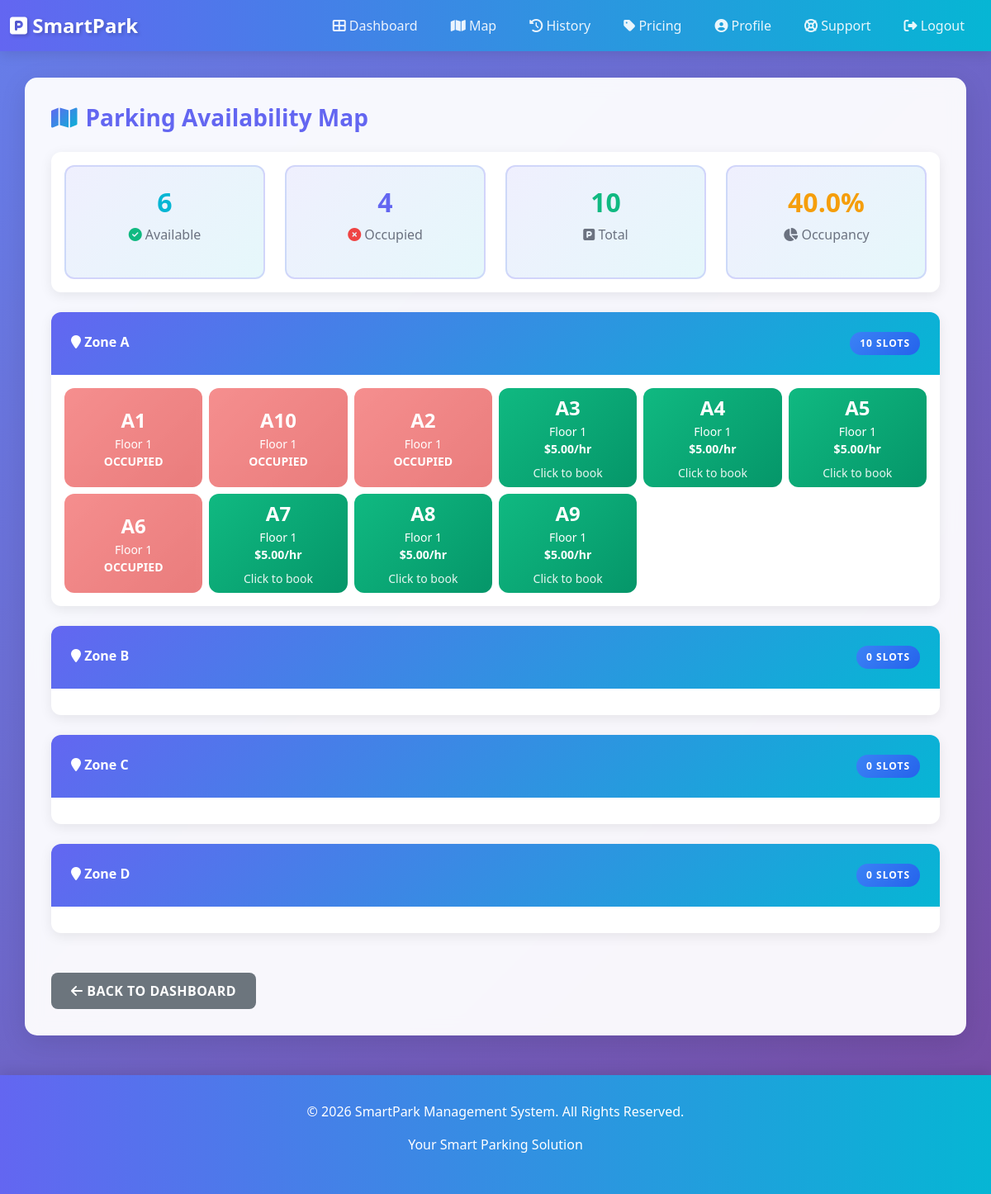
Before: /map/ (signed in) with the older database file.
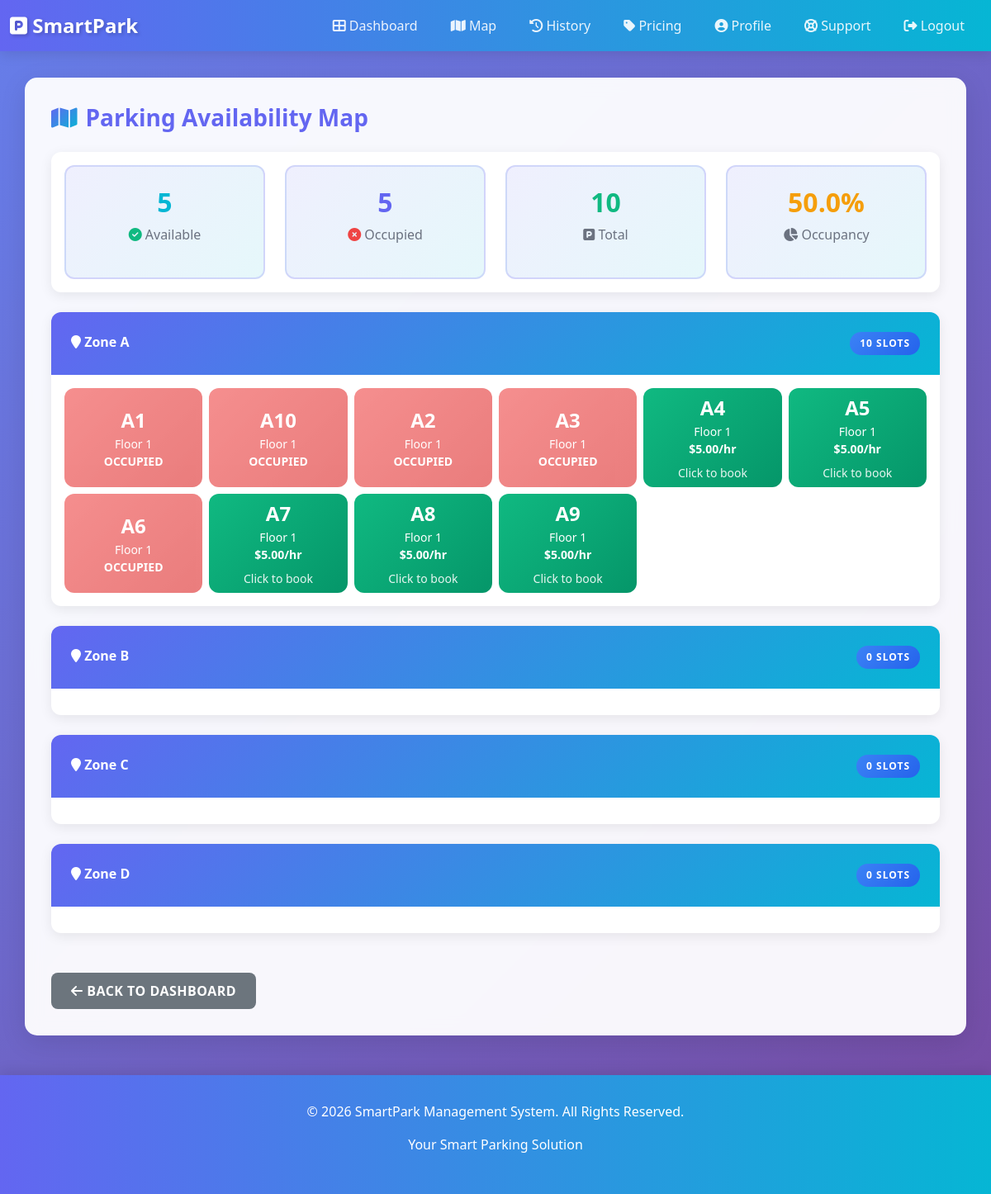
After: the same page with the newer database file.
### parking_app/models.py (models this page shows, shortened)
class ParkingSlot(models.Model):
    ZONE_CHOICES = [
        ('A', 'Zone A'),
        ('B', 'Zone B'),
        ('C', 'Zone C'),
        ('D', 'Zone D'),
    ]
    slot_number = models.CharField(max_length=10, unique=True)
    zone = models.CharField(max_length=1, choices=ZONE_CHOICES, default='A')
    is_available = models.BooleanField(default=True)
    floor = models.IntegerField(default=1)
    price_per_hour = models.DecimalField(max_digits=5, decimal_places=2, default=5.00)
    created_at = models.DateTimeField(auto_now_add=True)
    class Meta:
        ordering = ['zone', 'floor', 'slot_number']

### parking_app/views.py (the view)
# urls.py: path('map/', views.parking_map, name='parking_map'),
@login_required
def parking_map(request):
    zones = ParkingSlot.ZONE_CHOICES
    slots_by_zone = {}
    for zone_code, zone_name in zones:
        slots_by_zone[zone_code] = ParkingSlot.objects.filter(zone=zone_code).order_by('floor', 'slot_number')
    total_available = ParkingSlot.objects.filter(is_available=True).count()
    total_occupied = ParkingSlot.objects.filter(is_available=False).count()
    total_slots = total_available + total_occupied
    occupancy = (total_occupied / total_slots * 100) if total_slots > 0 else 0
    stats = {
        'total_available': total_available,
        'total_occupied': total_occupied,
        'occupancy_percentage': round(occupancy, 1),
    }
    return render(request, 'parking_map.html', {
        'zones_data': slots_by_zone,
        'stats': stats,
    })

### templates/parking_map.html (shortened to what this page needs)
{% extends 'base.html' %}
{% block content %}
<h1 class="section-title mb-4">
    <i class="fas fa-map"></i> Parking Availability Map
</h1>
<div class="row mb-4">
    <div class="col-12">
        <div class="card">
            <div class="card-body">
                <div class="row text-center">
                    <div class="col-md-3">
                        <div class="stat-card">
                            <h3 style="color: #06b6d4;">{{ stats.total_available }}</h3>
                            <p><i class="fas fa-check-circle" style="color: #10b981;"></i> Available</p>
                        </div>
                    </div>
                    <div class="col-md-3">
                        <div class="stat-card">
                            <h3 style="color: #6366f1;">{{ stats.total_occupied }}</h3>
                            <p><i class="fas fa-times-circle" style="color: #ef4444;"></i> Occupied</p>
                        </div>
                    </div>
                    <div class="col-md-3">
                        <div class="stat-card">
                            <h3 style="color: #10b981;">{{ stats.total_available|add:stats.total_occupied }}</h3>
                            <p><i class="fas fa-parking"></i> Total</p>
                        </div>
                    </div>
                    <div class="col-md-3">
                        <div class="stat-card">
                            <h3 style="color: #f59e0b;">{{ stats.occupancy_percentage }}%</h3>
                            <p><i class="fas fa-chart-pie"></i> Occupancy</p>
                        </div>
                    </div>
                </div>
            </div>
        </div>
    </div>
</div>
{% for zone_code, slots in zones_data.items %}
<div class="card mb-4">
    <div class="card-header">
        <i class="fas fa-map-marker"></i> Zone {{ zone_code }}
        <span class="badge badge-info float-end">{{ slots|length }} Slots</span>
    </div>
    <div class="card-body">
        <div class="row g-2">
            {% for slot in slots %}
            <div class="col-lg-2 col-md-3 col-sm-4 col-6">
                {% if slot.is_available %}
                    <a href="{% url 'book_slot' slot.id %}" class="text-decoration-none">
                        <div class="slot-card slot-available" style="height: 120px; display: flex; flex-direction: column; justify-content: center;">
                            <div class="slot-number">{{ slot.slot_number }}</div>
                            <small>Floor {{ slot.floor }}</small>
                            <small style="font-weight: 600;">${{ slot.price_per_hour }}/hr</small>
                            <small style="margin-top: 0.5rem; opacity: 0.9;">Click to book</small>
                        </div>
                    </a>
                {% else %}
                    <div class="slot-card slot-occupied" style="height: 120px; display: flex; flex-direction: column; justify-content: center;">
                        <div class="slot-number">{{ slot.slot_number }}</div>
                        <small>Floor {{ slot.floor }}</small>
                        <small style="font-weight: 600;">OCCUPIED</small>
                    </div>
                {% endif %}
            </div>
            {% endfor %}
        </div>
    </div>
</div>
{% endfor %}
<div class="row mt-5">
    <div class="col-12">
        <a href="{% url 'dashboard' %}" class="btn btn-secondary">
            <i class="fas fa-arrow-left"></i> Back to Dashboard
        </a>
    </div>
</div>
{% endblock %}

### templates/base.html (shortened to what this page needs)
<!DOCTYPE html>
<html lang="en">
<head>
    <link href="https://cdn.jsdelivr.net/npm/bootstrap@5.3.0/dist/css/bootstrap.min.css" rel="stylesheet">
    <link rel="stylesheet" href="https://cdnjs.cloudflare.com/ajax/libs/font-awesome/6.4.0/css/all.min.css">
</head>
<body>
    <nav class="navbar navbar-expand-lg navbar-dark sticky-top">
        <div class="container-fluid">
            <a class="navbar-brand" href="{% url 'home' %}">
                <i class="fas fa-parking"></i> SmartPark
            </a>
            <div class="collapse navbar-collapse" id="navbarNav">
                <ul class="navbar-nav ms-auto">
                    {% if user.is_authenticated %}
                        <li class="nav-item">
                            <a class="nav-link" href="{% url 'dashboard' %}">
                                <i class="fas fa-th-large"></i> Dashboard
                            </a>
                        </li>
                        <li class="nav-item">
                            <a class="nav-link" href="{% url 'parking_map' %}">
                                <i class="fas fa-map"></i> Map
                            </a>
                        </li>
                        <li class="nav-item">
                            <a class="nav-link" href="{% url 'history' %}">
                                <i class="fas fa-history"></i> History
                            </a>
                        </li>
                        <li class="nav-item">
                            <a class="nav-link" href="{% url 'pricing' %}">
                                <i class="fas fa-tag"></i> Pricing
                            </a>
                        </li>
                        <li class="nav-item">
                            <a class="nav-link" href="{% url 'user_profile' %}">
                                <i class="fas fa-user-circle"></i> Profile
                            </a>
                        </li>
                        <li class="nav-item">
                            <a class="nav-link" href="{% url 'support' %}">
                                <i class="fas fa-life-ring"></i> Support
                            </a>
                        </li>
                        <li class="nav-item">
                            <a class="nav-link" href="{% url 'logout' %}">
                                <i class="fas fa-sign-out-alt"></i> Logout
                            </a>
                        </li>
                    {% endif %}
                </ul>
            </div>
        </div>
    </nav>
    <div class="container">
        {% block content %}{% endblock %}
    </div>
    <footer>
        <div class="container-fluid">
            <p>&copy; 2026 SmartPark Management System. All Rights Reserved.</p>
            <p>Your Smart Parking Solution</p>
        </div>
    </footer>
</body>
</html>

### templates/base.html (style rules this page uses)
:root { --primary: #6366f1; --secondary: #06b6d4; --success: #10b981; --danger: #ef4444; --warning: #f59e0b; --info: #3b82f6; --dark: #1f2937; --light: #f3f4f6; }
* { margin: 0; padding: 0; box-sizing: border-box; }
body { font-family: 'Segoe UI', Tahoma, Geneva, Verdana, sans-serif; background: linear-gradient(135deg, #667eea 0%, #764ba2 100%); min-height: 100vh; background-attachment: fixed; }
.navbar { background: linear-gradient(90deg, var(--primary) 0%, var(--secondary) 100%) !important; box-shadow: 0 4px 15px rgba(0,0,0,0.1); backdrop-filter: blur(10px); }
.navbar-brand { font-weight: 700; font-size: 1.5rem; color: white !important; text-shadow: 2px 2px 4px rgba(0,0,0,0.2); }
.nav-link { color: rgba(255,255,255,0.9) !important; margin: 0 8px; padding: 8px 12px !important; border-radius: 6px; transition: all 0.3s ease; font-weight: 500; }
.container { background: rgba(255, 255, 255, 0.95); border-radius: 15px; backdrop-filter: blur(10px); box-shadow: 0 8px 32px rgba(0,0,0,0.1); margin-top: 2rem; margin-bottom: 2rem; padding: 2rem; }
.btn { border: none; border-radius: 8px; font-weight: 600; padding: 10px 24px; transition: all 0.3s ease; text-transform: uppercase; letter-spacing: 0.5px; }
.card { border: none; border-radius: 12px; box-shadow: 0 4px 15px rgba(0,0,0,0.08); transition: all 0.3s ease; overflow: hidden; background: white; }
.card-header { background: linear-gradient(135deg, var(--primary) 0%, var(--secondary) 100%); color: white; border: none; font-weight: 600; padding: 1.5rem; }
.badge { padding: 8px 12px; border-radius: 20px; font-weight: 600; text-transform: uppercase; font-size: 0.75rem; letter-spacing: 1px; }
.badge-info { background: linear-gradient(135deg, #3b82f6 0%, #2563eb 100%); color: white; }
.stat-card { background: linear-gradient(135deg, rgba(99, 102, 241, 0.1) 0%, rgba(6, 182, 212, 0.1) 100%); border-radius: 12px; padding: 1.5rem; text-align: center; border: 2px solid rgba(99, 102, 241, 0.2); }
.stat-card h3 { color: var(--primary); font-size: 2rem; font-weight: 700; margin-bottom: 0.5rem; }
.stat-card p { color: #6b7280; font-weight: 500; }
.section-title { color: var(--primary); font-weight: 700; font-size: 1.75rem; margin-bottom: 1.5rem; display: flex; align-items: center; gap: 10px; }
.section-title i { background: linear-gradient(135deg, var(--primary) 0%, var(--secondary) 100%); -webkit-background-clip: text; -webkit-text-fill-color: transparent; background-clip: text; }
.slot-card { position: relative; border-radius: 12px; padding: 1.5rem; text-align: center; transition: all 0.3s ease; cursor: pointer; }
.slot-available { background: linear-gradient(135deg, #10b981 0%, #059669 100%); color: white; }
.slot-occupied { background: linear-gradient(135deg, #ef4444 0%, #dc2626 100%); color: white; opacity: 0.6; cursor: not-allowed; }
.slot-number { font-size: 1.5rem; font-weight: 700; }
footer { background: linear-gradient(90deg, var(--primary) 0%, var(--secondary) 100%); color: white; padding: 2rem; text-align: center; margin-top: 3rem; box-shadow: 0 -4px 15px rgba(0,0,0,0.1); }

Changed rows visible on the page:
changed ParkingSlot (number 4 of 10 on the later page): is_available True → False (drawn)
Other visible differences:
{{ stats.total_available }}: "6" → "5"
{{ stats.total_occupied }}: "4" → "5"
{{ stats.occupancy_percentage }}: "40.0" → "50.0"
list line gone: "A3 Floor 1 $ 5.00 /hr Click to book"
new list line: "A3 Floor 1 OCCUPIED"
